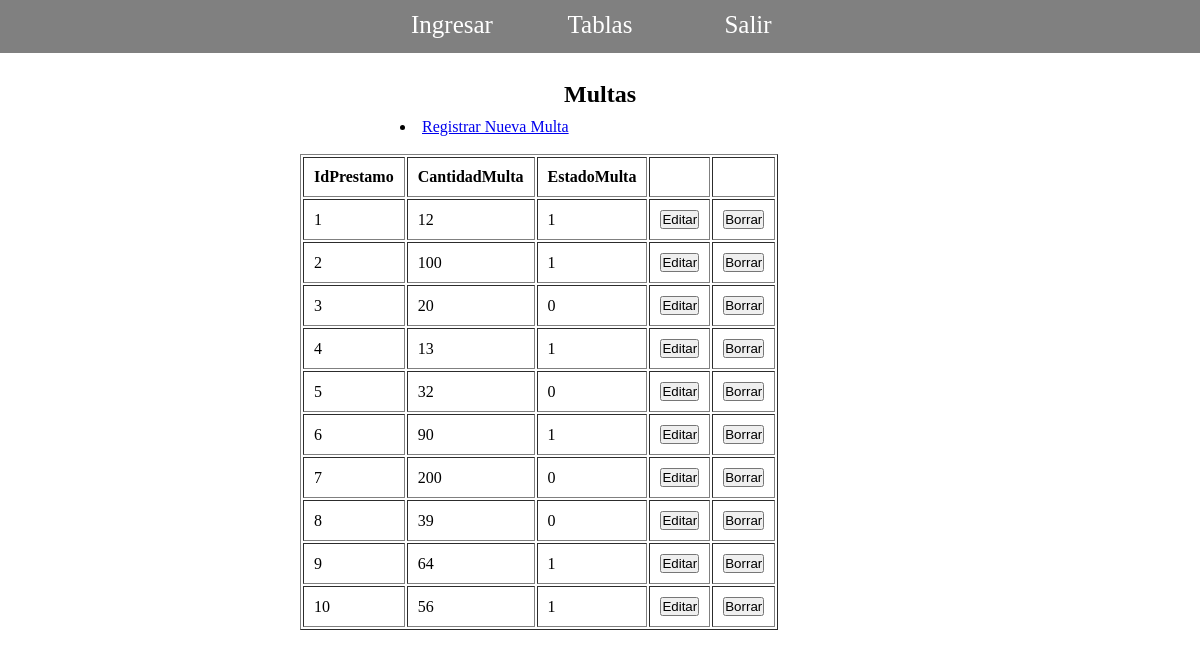
/mvc/index.php?ruta=multas (signed in), run on the app's committed database.
### tables this page shows
CREATE TABLE `multas` (
  `id_prestamo` varchar(30) NOT NULL,
  `cantidad_multa` int(11) NOT NULL,
  `estado_multa` tinyint(1) NOT NULL
);

### mvc/Modelos/conexionBD.php (called while the page is built)
<?php
		class ConexionBD{
			public static function cBD($usuario,$clave){
				$bd = new PDO("mysql:host=dbprjcomputacion.cuevafgehoh7.us-east-1.rds.amazonaws.com;port=3306;dbname=biblioteca",$usuario,$clave);
				return $bd;
			}
		}
 ?>

### mvc/Modelos/multasM.php (called while the page is built, shortened)
<?php
	require_once "conexionBD.php";
	class MultasM extends ConexionBD {
		static public function MostrarMultasM($tablaBD){
			@$pdo = ConexionBD::cBD($_SESSION["usuario"],$_SESSION["clave"])->prepare("SELECT id_prestamo, cantidad_multa, estado_multa FROM $tablaBD");
			$pdo -> execute();
			return $pdo -> fetchAll();
		}
	}
  ?>

### mvc/Controladores/rutasC.php (called while the page is built)
<?php
	class RutasControlador{
			public function Plantilla(){
				include "Vistas/plantilla.php";
			}
	  public  function rutas(){
	 	if(isset($_GET["ruta"])){
	 		$rutas = $_GET["ruta"];
	 	}else{
	 		$rutas = "index";
	 	}
	 		$respuesta = Modelo::RutasModelo($rutas);
	 		include $respuesta;
	 }
	}
 ?>

### mvc/index.php (called while the page is built, shortened)
<?php
require_once "Controladores/rutasC.php";
require_once "Controladores/alumnosC.php";
require_once "Modelos/multasM.php";
require_once "Controladores/multasC.php";
$rutas = new RutasControlador();
$rutas -> Plantilla();
?>

### mvc/Controladores/multasC.php (the view, shortened to what this page needs)
<?php
	class MultasC{
		public function MostrarMultasC(){
			$tablaBD = "multas";
			$respuesta =  MultasM::MostrarMultasM($tablaBD);
			foreach ($respuesta as $key => $value) {
				echo '<tr>
				<td>'.$value["id_prestamo"].'</td>
				<td>'.$value["cantidad_multa"].'</td>
				<td>'.$value["estado_multa"].'</td>
				<td><a href="index.php?ruta=editarmultas&id='.$value["id_prestamo"].'"><button>Editar</button></a></td>
				<td><a href="index.php?ruta=multas&idB='.$value["id_prestamo"].'"><button>Borrar</button></a></td>
			</tr>';
			}
		}
	}
?>

### mvc/Vistas/css/estilos.css (style rules this page uses)
* { margin: 0; padding: 0; }
table tbody tr td { padding:10px; }

### data on the page
multas: id_prestamo "1", cantidad_multa "12", estado_multa "1"
multas: id_prestamo "2", cantidad_multa "100", estado_multa "1"
multas: id_prestamo "3", cantidad_multa "20", estado_multa "0"
multas: id_prestamo "4", cantidad_multa "13", estado_multa "1"
multas: id_prestamo "5", cantidad_multa "32", estado_multa "0"
multas: id_prestamo "6", cantidad_multa "90", estado_multa "1"
multas: id_prestamo "7", cantidad_multa "200", estado_multa "0"
multas: id_prestamo "8", cantidad_multa "39", estado_multa "0"
multas: id_prestamo "9", cantidad_multa "64", estado_multa "1"
multas: id_prestamo "10", cantidad_multa "56", estado_multa "1"
